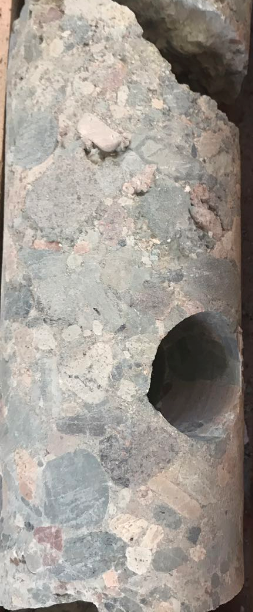
#> input picture openCV/test1.png, 253 x 612 px
$ python edgeDetect.py
#> lines starting #> are read from the running program, lines starting #| are printed output that depends on the picture
import numpy as np
import cv2
from matplotlib import pyplot as plt


picFilePath ='test1.png'

img = cv2.imread(picFilePath,0)
#> img: shape (612, 253); min 0, max 253, mean 155.8
##img = cv2.medianBlur(img,5)
cimg = cv2.cvtColor(img,cv2.COLOR_GRAY2BGR)

circles = cv2.HoughCircles(img,cv2.HOUGH_GRADIENT,1,20,
                            param1=60,param2=60,minRadius=0,maxRadius=0)
#> circles = 82 rows, first 8: [252.5, 256.5, 231.1], [251.5, 364.5, 220.7], [252.5, 236.5, 216.4], [252.5, 305.5, 208.6], [150.5, 395.5, 93.7], [153.5, 371.5, 85.9], [250.5, 326.5, 189.7], [106.5, 263.5, 80.2]

circles = np.uint16(np.around(circles))
#> circles = 82 rows, first 8: [252, 256, 231], [252, 364, 221], [252, 236, 216], [252, 306, 209], [150, 396, 94], [154, 372, 86], [250, 326, 190], [106, 264, 80]
for i in circles[0,:]:
    # draw the outer circle
    cv2.circle(cimg,(i[0],i[1]),i[2],(0,255,0),2)
    # draw the center of the circle
    cv2.circle(cimg,(i[0],i[1]),2,(0,0,255),3)
#> this loop made 82 passes
#> i on passes 1 to 12: [252, 256, 231], [252, 364, 221], [252, 236, 216], [252, 306, 209], [150, 396, 94], [154, 372, 86], [250, 326, 190], [106, 264, 80], [250, 280, 174], [252, 396, 167], [112, 134, 78], [178, 400, 95]
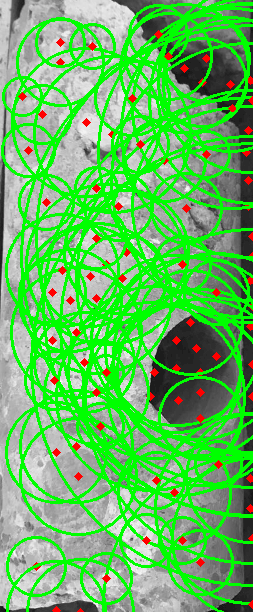
#> cimg: shape (612, 253, 3); mean B, G, R 94.3, 187.2, 99.1

cv2.imshow('detected circles',cimg)
cv2.waitKey(0)
cv2.destroyAllWindows()

$ run again, with openCV/test3.png copied over openCV/test1.png
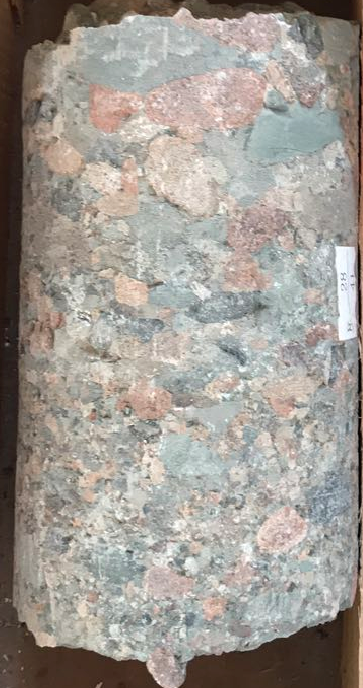
#> input picture openCV/test3.png, 363 x 688 px
#> `img = cv2.imread(picFilePath,0)`:
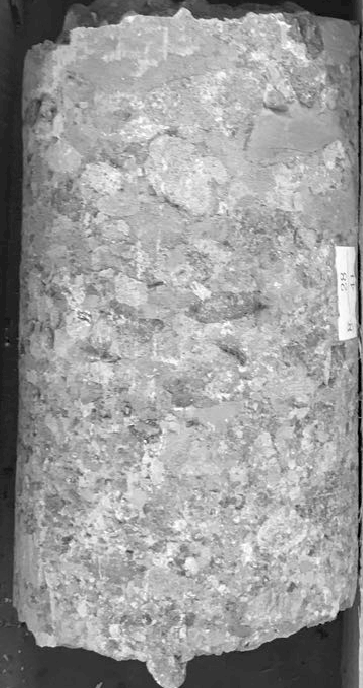
#> img: shape (688, 363); min 0, max 255, mean 154.9
#> `circles = cv2.HoughCircles(img,cv2.HOUGH_GRADIENT,1,20, param1=60,para..`: circles = 120 rows, first 8: [6.5, 350.5, 261.4], [2.5, 326.5, 259.6], [7.5, 304.5, 237.3], [12.5, 270.5, 205.5], [5.5, 249.5, 225.6], [216.5, 415.5, 92.3], [253.5, 147.5, 100.9], [1.5, 224.5, 218.3]
#> `circles = np.uint16(np.around(circles))`: circles = 120 rows, first 8: [6, 350, 261], [2, 326, 260], [8, 304, 237], [12, 270, 206], [6, 250, 226], [216, 416, 92], [254, 148, 101], [2, 224, 218]
#> the loop `for i in circles[0,:]:` made 120 passes
#> after the loop `for i in circles[0,:]:`:
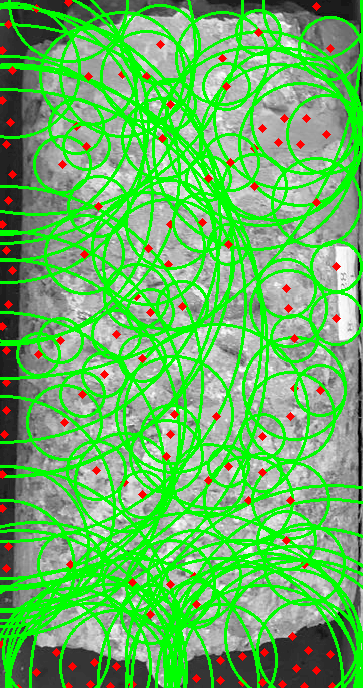
#> cimg: shape (688, 363, 3); mean B, G, R 97.6, 182.8, 102.3
